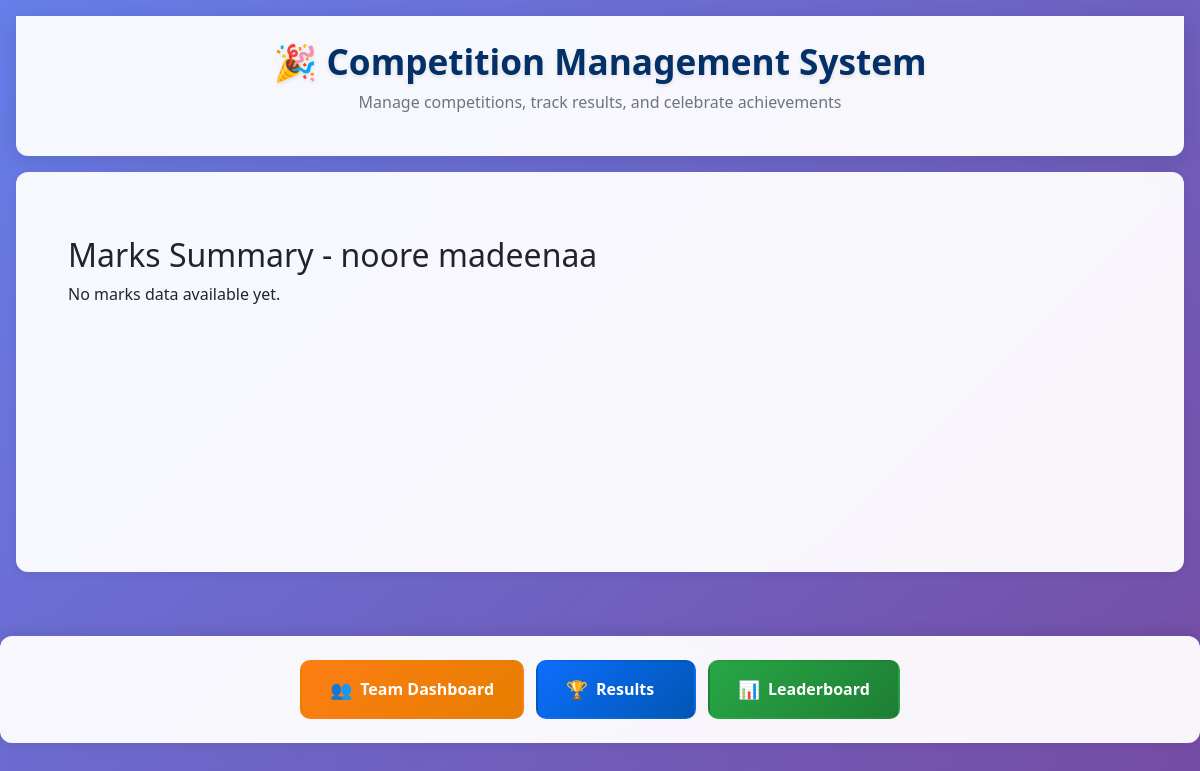
Before: /team_marks_summary/ (signed in) with the older database file.
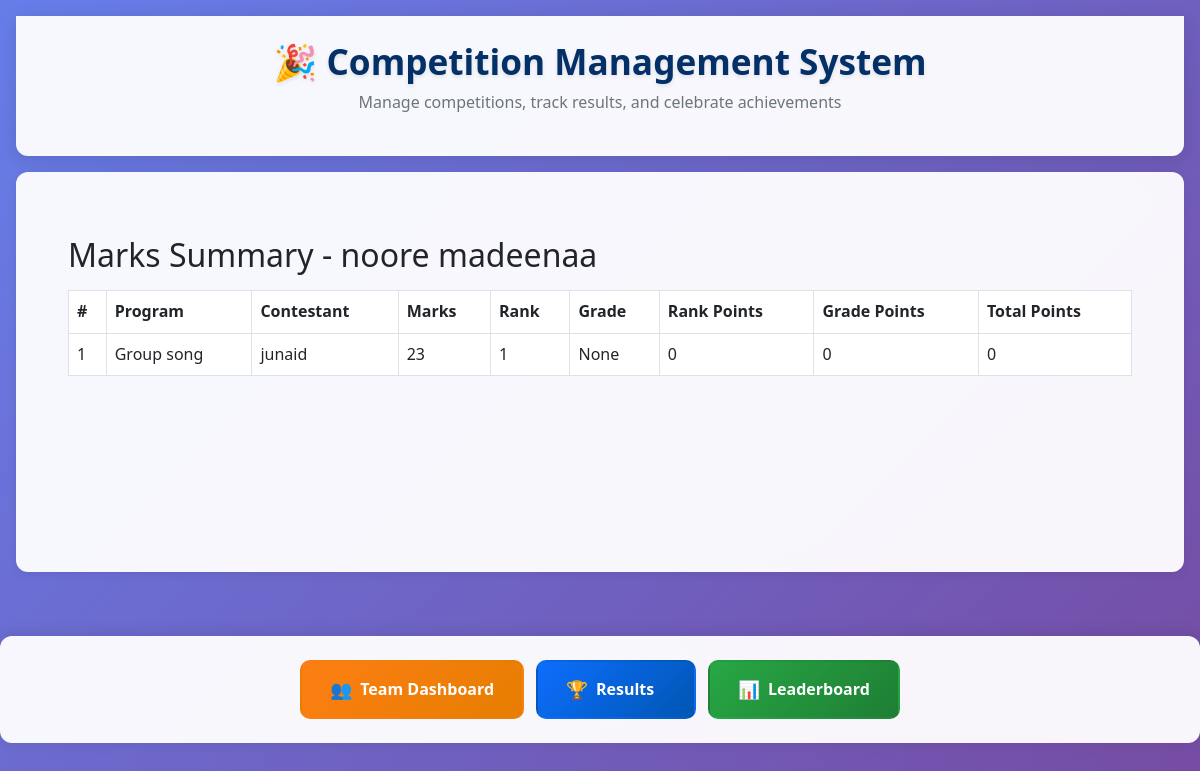
After: the same page with the newer database file.
### core/models.py (models this page shows, shortened)
class Participation(models.Model):
    contestant = models.ForeignKey(Contestant, on_delete=models.CASCADE)
    program = models.ForeignKey(Program, on_delete=models.CASCADE)
    marks = models.IntegerField(null=True, blank=True)
    rank = models.PositiveIntegerField(null=True, blank=True)
    grade = models.CharField(max_length=1, null=True, blank=True)
    points_awarded = models.BooleanField(default=False)

class Program(models.Model):
    name = models.CharField(max_length=100)
    category = models.ForeignKey(Category, on_delete=models.CASCADE)
    is_group = models.BooleanField(default=False, null=True)

class Contestant(models.Model):
    chest_no = models.PositiveIntegerField(unique=True, null=True)
    name = models.CharField(max_length=100)
    team = models.ForeignKey(Team, on_delete=models.CASCADE, null=True, blank=True)
    category = models.ForeignKey(Category, on_delete=models.CASCADE, null=True)
    total_points = models.IntegerField(default=0)

### core/views.py (the view)
# urls.py: path('team_marks_summary/', views.team_marks_summary, name='team_marks_summary'),
@login_required
def team_marks_summary(request):
    if request.user.role != 'team':
        return redirect('dashboard_admin')
    team = request.user.team
    participations = Participation.objects.filter(
        contestant__team=team,
        marks__isnull=False
    ).select_related('program', 'contestant').order_by('program__name', '-marks')
    for program in Program.objects.all():
        program_participations = Participation.objects.filter(
            program=program,
            marks__isnull=False
        ).order_by('-marks')
        for i, p in enumerate(program_participations, 1):
            if p.contestant.team == team:
                p.rank = i
                p.grade = get_grade(p.marks)
                if p.points_awarded and p.grade:
                    rank_points = POINTS_FOR_RANK.get(p.rank, 0)
                    grade_points = POINTS_FOR_GRADE.get(p.grade, 0)
                    p.total_points = rank_points + grade_points
                else:
                    p.total_points = 0
    for p in participations:
        if p.points_awarded and p.grade:
            rank_points = POINTS_FOR_RANK.get(p.rank, 0)
            grade_points = POINTS_FOR_GRADE.get(p.grade, 0)
            p.total_points = rank_points + grade_points
            p.rank_points = rank_points
            p.grade_points = grade_points
        else:
            p.total_points = 0
            p.rank_points = 0
            p.grade_points = 0
    return render(request, 'team_marks_summary.html', {
        'team': team,
        'participations': participations,
    })

### core/views.py (called while the page is built)
def get_grade(marks):
    if marks is None:
        return None
    if marks >= 80:
        return 'A'
    elif marks >= 60:
        return 'B'
    elif marks >= 50:
        return 'C'
    return None

### templates/team_marks_summary.html
{% extends 'base.html' %}
{% block content %}
<div class="container">
    <h2 class="mt-4">Marks Summary - {{ team.name }}</h2>
    {% if participations %}
        <table class="table table-bordered mt-3">
            <thead>
                <tr>
                    <th>#</th>
                    <th>Program</th>
                    <th>Contestant</th>
                    <th>Marks</th>
                    <th>Rank</th>
                    <th>Grade</th>
                    <th>Rank Points</th>
                    <th>Grade Points</th>
                    <th>Total Points</th>
                </tr>
            </thead>
            <tbody>
                {% for p in participations %}
                    <tr>
                        <td>{{ forloop.counter }}</td>
                        <td>{{ p.program.name }}</td>
                        <td>{{ p.contestant.name }}</td>
                        <td>{{ p.marks }}</td>
                        <td>{{ p.rank }}</td>
                        <td>{{ p.grade }}</td>
                        <td>{{ p.rank_points }}</td>
                        <td>{{ p.grade_points }}</td>
                        <td>{{ p.total_points }}</td>
                    </tr>
                {% endfor %}
            </tbody>
        </table>
    {% else %}
        <p>No marks data available yet.</p>
    {% endif %}
</div>
{% endblock %}

Changed rows visible on the page:
now on this page (row edited): Participation: program.name "Group song", contestant.name "junaid", marks "23", rank "1", grade "None", rank_points "0", grade_points "0", total_points "0"
Other visible differences:
text no longer shown: "No marks data available yet."
text now shown: "# Program Contestant Marks Rank Grade Rank Points Grade Points Total Points"
